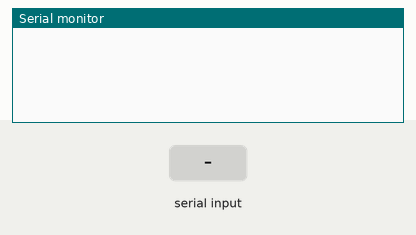
Recording of a sketch running on a simulated Arduino Uno, built with avr-gcc and run on an emulated ATmega328P. Parts: the last lines printed to the serial monitor. The test bench sets the inputs (shaded band).

Above: at 1.2 s.
1.3 s: "AT+CREG?\n" received over Serial
At 1.7 s:
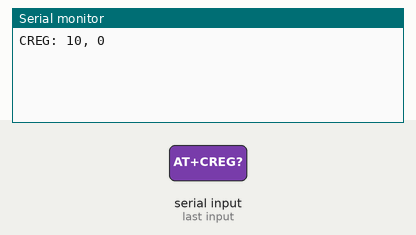
2.8 s: "AT+CSQ?\n" received over Serial
At 3.2 s:
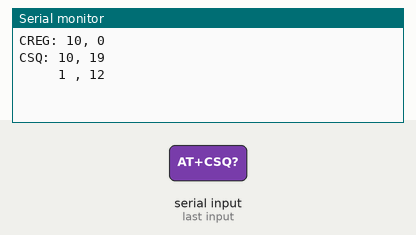
4.3 s: "HELP\n" received over Serial
At 5.5 s:
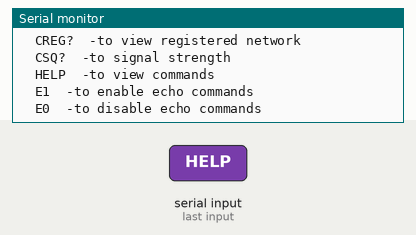

Measured:
- after the input at 1.3 s, the serial monitor: prints a new line at once (image 1)
- after the input at 2.8 s, the serial monitor: prints a new line at once (image 2)
- after the input at 4.3 s, the serial monitor: prints a new line at once (image 3)

The sketch:

SerialEventTerminal.ino
```cpp
String inputString = "";         // a string to hold incoming data
boolean stringComplete  = false;  // whether the string is complete
boolean enableEcho       = false;

void setup() {
  // initialize serial:
  Serial.begin(9600);
  // reserve 200 bytes for the inputString:
  inputString.reserve(200);
}

void loop() {
  // print the string when a newline arrives:
  if (stringComplete) {
    inputString.trim();   //trim to remove unwanted chars
    if (inputString == "E1" || inputString == "e1") {
      enableEcho = true;
    } else  if (inputString == "E0" || inputString == "e0") {
      enableEcho = false;
    } else {
      if (enableEcho) {
        Serial.println();         // if echo enabled then add new line to avoid appending in the same line
      }
      //Serial.println(inputString);
      printPossibleAnswer(inputString);
    }
    // clear the string:
    inputString = "";
    stringComplete = false;
  }
}

/*
  SerialEvent occurs whenever a new data comes in the
  hardware serial RX.  This routine is run between each
  time loop() runs, so using delay inside loop can delay
  response.  Multiple bytes of data may be available.
*/
void serialEvent() {
  while (Serial.available()) {
    // get the new byte:
    char inChar = (char)Serial.read();

    if (inChar == '\010') { //if enter key is BACKSPACE (DEC =8, HEX= 8, OCT= 010)
      inputString = inputString.substring(0, inputString.length() - 1);   //remove last char if backspace
      if (enableEcho) {
        Serial.write(0x08);         // if echo enabled then send BACKSPACE to terminal
      }
    } else {
      // add it to the inputString:
      inputString += inChar;

      // if the incoming character is a newline, set a flag
      // so the main loop can do something about it:
      if (inChar == '\n' || inChar == '\r' || inChar == '\015') {  //if enter key is CARRIAGE RETURN (DEC =13, HEX= D, OCT= 015)
        stringComplete = true;
      } else {
        if (enableEcho) {
          Serial.write(inChar);         // if echo enabled then display entered characters
        }
      }
    }
  }
}

void printPossibleAnswer(String cmd) {
  if (cmd == "AT+CREG?") {
    Serial.println("CREG: 10, 0");
  } else if (cmd == "AT+CSQ?") {
    Serial.println("CSQ: 10, 19");
    Serial.println("     1 , 12");
  } else if (cmd == "HELP" || cmd == "Help" || cmd == "help" || cmd == "?") {
    printHelp();
  } else {
    Serial.println(cmd);
  }
}

void printHelp() {
  Serial.println("Copyright © Tarsier");
   Serial.println("-----Command usage-----");
  Serial.println("AT+<CMD>");
  Serial.println("\t list of commands <CMD>:");
  Serial.println("\tCREG?\t-to view registered network");
  Serial.println("\tCSQ?\t-to signal strength");
  Serial.println("\tHELP\t-to view commands");
  Serial.println("\tE1\t-to enable echo commands");
  Serial.println("\tE0\t-to disable echo commands");
}
```
